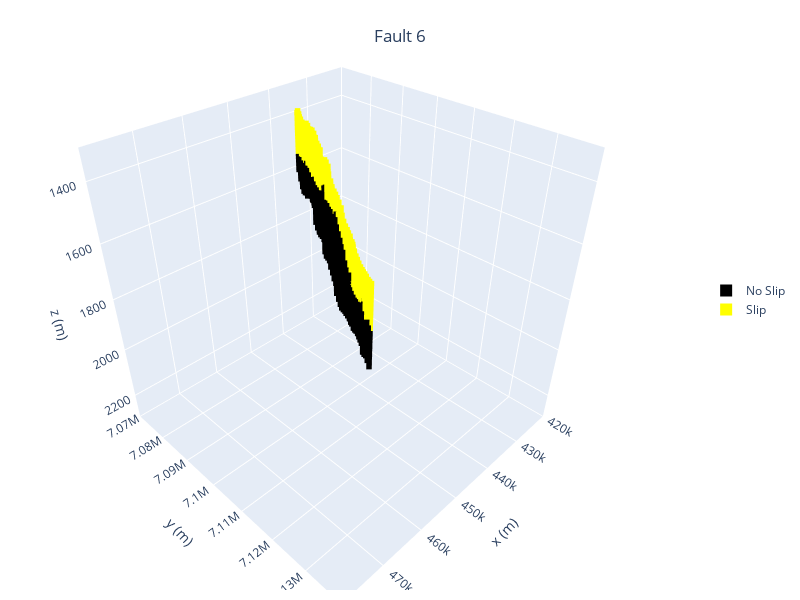

Notebook source saved alongside this figure:
### Markdown cell above
## fault slip (categorical legend)

### Code cell
import numpy as np
import plotly.graph_objects as go
from plotly.subplots import make_subplots
# parameters
fault_id = 0; year = 2050; year_list = [2030, 2040, 2050, 2060, 2550, 3050]
# load data
coor_fault = np.load('results/JD_Sula_2025_flow_coor&fault_reservoir.npy')
fault_slip = np.load('results/fault_slip/case1_fault_slip.npy')

# Filter data for the specific fault_id
x_coor = coor_fault[:,:,:,0][coor_fault[:,:,:,3] == fault_id]
y_coor = coor_fault[:,:,:,1][coor_fault[:,:,:,3] == fault_id]
z_coor = coor_fault[:,:,:,2][coor_fault[:,:,:,3] == fault_id]
fault_slip_val = fault_slip[:,:,:,year_list.index(year)][coor_fault[:,:,:,3] == fault_id]

mask0 = (fault_slip_val == 0); mask1 = (fault_slip_val == 1)
# Real traces (small markers for plot, no legend)
trace_no_slip = go.Scatter3d(
    x=x_coor[mask0],
    y=y_coor[mask0],
    z=z_coor[mask0],
    mode='markers',
    marker=dict(size=2, color='black', symbol='square'),
    name='No Slip',
    showlegend=False   # hide real trace from legend
)

trace_slip = go.Scatter3d(
    x=x_coor[mask1],
    y=y_coor[mask1],
    z=z_coor[mask1],
    mode='markers',
    marker=dict(size=2, color='yellow', symbol='square'),
    name='Slip',
    showlegend=False   # hide real trace from legend
)

# Dummy traces (legend only, big markers)
dummy_no_slip = go.Scatter3d(
    x=[None], y=[None], z=[None],
    mode='markers',
    marker=dict(size=50, color='black', symbol='square'),
    name='No Slip',
    showlegend=True
)
dummy_slip = go.Scatter3d(
    x=[None], y=[None], z=[None],
    mode='markers',
    marker=dict(size=50, color='yellow', symbol='square'),
    name='Slip',
    showlegend=True
)

# Build figure
fig = make_subplots(
    rows=1, cols=1,
    specs=[[{'type': 'scatter3d'}]]
)

# Always add real traces (for plotting)
fig.add_trace(trace_no_slip, row=1, col=1)
fig.add_trace(trace_slip, row=1, col=1)

# Always add dummy traces (for legend only)
fig.add_trace(dummy_no_slip, row=1, col=1)
fig.add_trace(dummy_slip, row=1, col=1)

# Layout
fig.update_layout(
    width=800,
    height=600,
    title=dict(
        text='Fault 6',
        y=0.95,
        x=0.5,
        xanchor='center',
        yanchor='top'
    ),
    legend=dict(
        orientation='v',
        yanchor='middle',
        y=0.5,
        xanchor='left',
        x=1.05,
        itemsizing='constant'
    ),
    scene=dict(
        xaxis=dict(title='x (m)', range=[420000, 480000]),
        yaxis=dict(title='y (m)', range=[7070000, 7140000]),
        zaxis=dict(title='z (m)', range=[2300,1300])
    ),
    margin=dict(l=10, r=50, b=10, t=10)
)

fig.show()

### Figure 1 — Plotly figure (JSON) as saved in the notebook; plotly's stock layout.template omitted (floating-point values rounded to 4 significant figures; data arrays with more than 128 entries replaced by an {"elided": "..."} marker saying what was removed)
{"data": [{"marker": {"color": "black", "size": 2, "symbol": "square"}, "mode": "markers", "name": "No Slip", "scene": "scene", "showlegend": false, "type": "scatter3d", "x": {"elided": "2639 float values"}, "y": {"elided": "2639 float values"}, "z": {"elided": "2639 float values"}}, {"marker": {"color": "yellow", "size": 2, "symbol": "square"}, "mode": "markers", "name": "Slip", "scene": "scene", "showlegend": false, "type": "scatter3d", "x": {"elided": "2158 float values"}, "y": {"elided": "2158 float values"}, "z": {"elided": "2158 float values"}}, {"marker": {"color": "black", "size": 50, "symbol": "square"}, "mode": "markers", "name": "No Slip", "scene": "scene", "showlegend": true, "type": "scatter3d", "x": [null], "y": [null], "z": [null]}, {"marker": {"color": "yellow", "size": 50, "symbol": "square"}, "mode": "markers", "name": "Slip", "scene": "scene", "showlegend": true, "type": "scatter3d", "x": [null], "y": [null], "z": [null]}], "layout": {"height": 600, "legend": {"itemsizing": "constant", "orientation": "v", "x": 1.05, "xanchor": "left", "y": 0.5, "yanchor": "middle"}, "margin": {"b": 10, "l": 10, "r": 50, "t": 10}, "scene": {"domain": {"x": [0, 1], "y": [0, 1]}, "xaxis": {"range": [420000, 480000], "title": {"text": "x (m)"}}, "yaxis": {"range": [7070000, 7140000], "title": {"text": "y (m)"}}, "zaxis": {"range": [2300, 1300], "title": {"text": "z (m)"}}}, "title": {"text": "Fault 6", "x": 0.5, "xanchor": "center", "y": 0.95, "yanchor": "top"}, "width": 800}}
